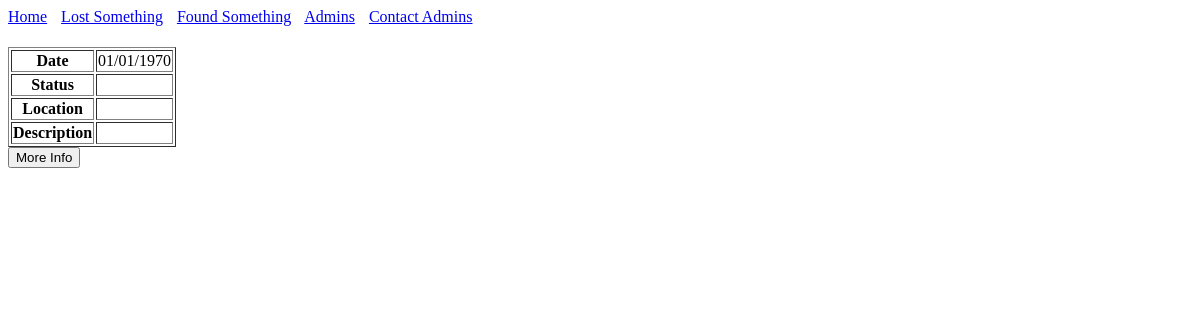
/iteminfo.php?itemname=Keys, run on an earlier commit of the app's database.
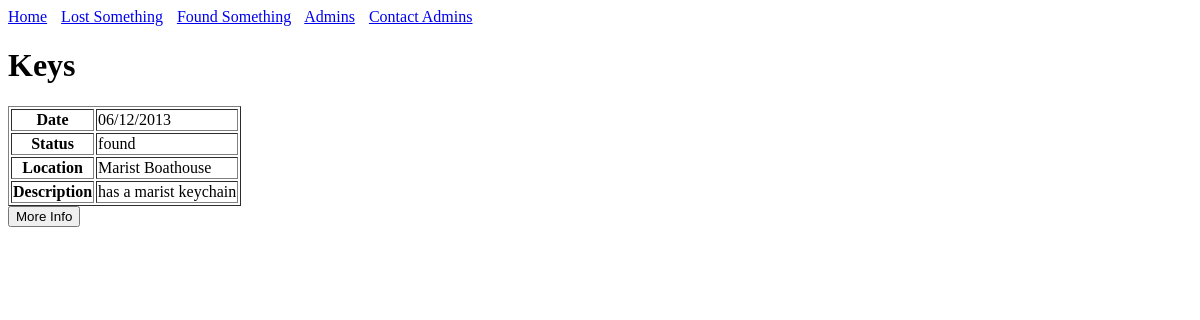
And on a later commit of the database.
### tables this page shows
CREATE TABLE IF NOT EXISTS stuff(
	id INT AUTO_INCREMENT,
	location_id INT,
	name TEXT NOT NULL,
	description TEXT NOT NULL,
	create_date DATETIME NOT NULL,
	update_date TIMESTAMP NOT NULL,
	room TEXT,
	owner TEXT,
	email TEXT,
	phone TEXT,
	finder TEXT,
	status SET('found', 'lost', 'claimed') NOT NULL,
	PRIMARY KEY(id),
	FOREIGN KEY(location_id)
		REFERENCES locations(id)
);

CREATE TABLE IF NOT EXISTS locations(
	id INT AUTO_INCREMENT,
	create_date DATETIME NOT NULL,
	update_date DATETIME NOT NULL,
	name TEXT NOT NULL,
	PRIMARY KEY(id)
);

### includes/helpers.php (the view, shortened to what this page needs)
<?php
function show_item($dbc, $name) {
	$query = 'SELECT owner FROM stuff WHERE name = "' . $name . '"';
	$results = mysqli_query( $dbc , $query ) ;
	$row = mysqli_fetch_array( $results , MYSQLI_ASSOC ) ;
	if($row['owner'] != NULL){
		$query = 'SELECT s.name, s.description, s.create_date, s.status, s.owner, s.email, s.phone, l.name AS location FROM stuff s INNER JOIN locations l ON l.id = s.location_id WHERE s.name = "' . $name . '"';
	}
	else {
		$query = 'SELECT s.name, s.description, s.create_date, s.status, s.finder, s.email, s.phone, l.name AS location FROM stuff s INNER JOIN locations l ON l.id = s.location_id WHERE s.name = "' . $name . '"';
	}
	$results = mysqli_query( $dbc , $query ) ;
	if( $results )
	{
  		echo '<TABLE BORDER = 1>';
  		$row = mysqli_fetch_array( $results , MYSQLI_ASSOC ) ;
		echo '<h1>' . $row['name'] . '</h1>' ;
		echo '<TR>' ;
		echo '<TH>Date</TH>';
		echo '<TD>' . date("d/m/Y", strtotime($row['create_date'])) . '</TD>' ;
		echo '</TR>' ;
		echo '<TR>' ;
		echo '<TH>Status</TH>';
		echo '<TD>' . $row['status'] . '</TD>' ;
		echo '</TR>' ;
		echo '<TR>' ;
		echo '<TH>Location</TH>';
		echo '<TD>' . $row['location'] . '</TD>' ;
		echo '</TR>' ;
		echo '<TR>' ;
		echo '<TH>Description</TH>';
		echo '<TD>' . $row['description'] . '</TD>' ;
		echo '</TR>' ;
  		echo '</TABLE>';
		echo '<button type="button" onclick="toggleInfo();">More Info</button>';
	}
}
?>

What changed in the data, as far as the page shows it:
now on this page (row edited): stuff: name "Keys", create_date "06/12/2013", status "found", location.name "Marist Boathouse", description "has a marist keychain"
Also different on the page:
date("d/m/Y", strtotime($row['create_date'])): "01/01/1970" → (not shown)
